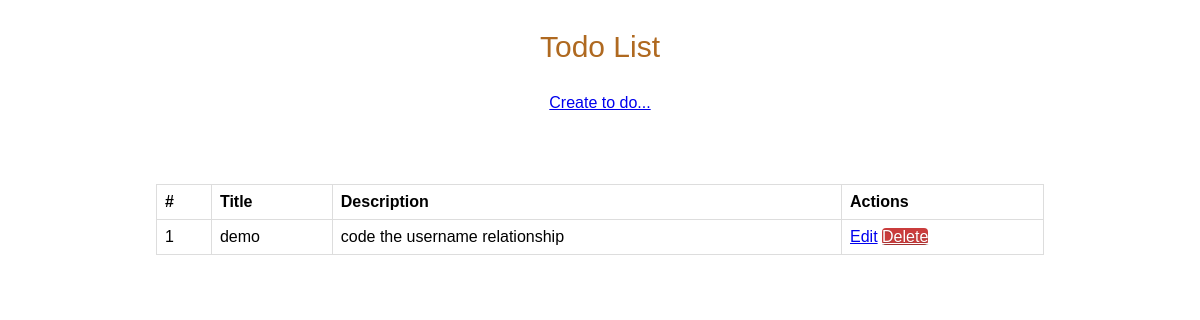
Page /retrieve (signed in) on the earlier database version.
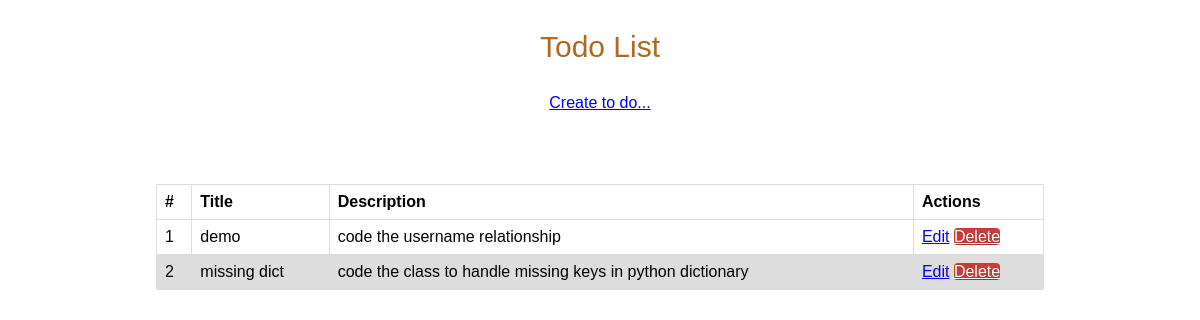
Same page on the later database version.
### tables this page shows
CREATE TABLE tasks(
        id INTEGER PRIMARY KEY AUTOINCREMENT,
        title CHAR(50),
        description VARCHAR(255),
        status DEFAULT 0,
        creator VARCHAR(24),
        FOREIGN KEY(creator) REFERENCES users(username)
    );

### app.py (the view)
@app.route("/retrieve", methods = ['GET'])
def retrieve_todo():
    if request.method == 'GET':
        creator = session['username']
        tasks = taskmodel.retrieve_tasks(creator)
        return render_template("alltask.html", tasks = tasks)

### app.py (called while the page is built)
@app.before_request
def before_request():
    g.username = None
    if 'username' in session:
        g.username = session['username']

### taskmodel.py (called while the page is built)
def retrieve_tasks(creator):
    connection = sqlite3.connect('todo_app.db', check_same_thread=False)
    connection.row_factory = sqlite3.Row
    cursor = connection.cursor()
    cursor.execute(f""" SELECT * FROM tasks WHERE creator = '{creator}' ; """)
    tasks = cursor.fetchall()
    connection.commit()
    cursor.close()
    connection.close()
    return tasks

### templates/alltask.html
{% extends "layout/base.html" %}
{% block content %}
    <div style="text-align: center;font-size: 30px;color:#af6920;">
        <p>Todo List</p>
    </div>
    <div>
        <a href="/create">Create to do...</a>
    </div>
    <br>
    <br>
    <br>
    <br>
    <table class="pure-table">
        <thead>
            <tr>
                <th>#</th>
                <th>Title</th>
                <th>Description</th>
                <th>Actions</th>
            </tr>
        </thead>
        <tbody>
            {% for task in tasks %}
            <tr class="pure-table-odd">
                <td>{{ task["id"] }}</td>
                <td>{{ task["title"] }}</td>
                <td>{{ task["description"] }}</td>
                <td>
                    <a href="/edit/{{ task["id"] }}" class="pure-button pure-button-primary">Edit</a>
                    <a href="/delete/{{ task["id"] }}" class="button-error pure-button">Delete</a>
                </td>
            </tr>
            {% endfor %}
        </tbody>
    </table>
{% endblock content %}

### templates/layout/base.html (shortened to what this page needs)
<!DOCTYPE html>
<html lang="en">
<head>
    <link rel="stylesheet" href="../static/css/style.css">
    <link rel="stylesheet" href="https://unpkg.com/purecss@2.0.6/build/pure-min.css">
    <link rel="stylesheet" href="https://unpkg.com/purecss@2.0.6/build/grids-responsive-min.css">
</head>
<body>
    <div id="content">
        {% block content %}
        {% endblock %}
    </div>
</body>
</html>

### static/css/style.css (style rules this page uses)
body { font-family: Arial, Helvetica, sans-serif; text-align: center; }
table { font-family: arial, sans-serif; border-collapse: collapse; width: 75%; margin-left: auto; margin-right: auto; }
td, th { border: 1px solid #dddddd; text-align: left; padding: 8px; }
tr:nth-child(even) { background-color: #dddddd; }
.button-success, .button-error, .button-warning, .button-secondary { color: white; border-radius: 4px; text-shadow: 0 1px 1px rgba(0, 0, 0, 0.2); }
.button-error { background: rgb(202, 60, 60); }

Differences in the rows shown:
added tasks: id "2", title "missing dict", description "code the class to handle missing keys in python dictionary"
